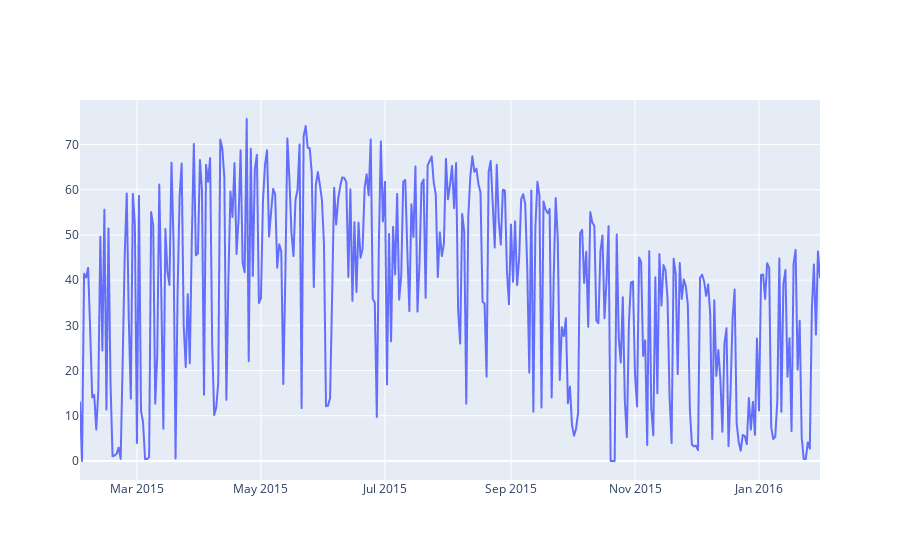

Notebook source saved alongside this figure:
### Code cell
fig = go.Figure(go.Scattergl(
    x = gen_df.index,
    y = gen_df["Generated Energy"]
))

fig.show()

### Figure 1 — Plotly figure (JSON) as saved in the notebook; plotly's stock layout.template omitted (floating-point values rounded to 4 significant figures; data arrays with more than 128 entries replaced by an {"elided": "..."} marker saying what was removed)
{"data": [{"x": {"elided": "365 str values"}, "y": {"elided": "365 float values"}, "type": "scattergl"}], "layout": {}}
